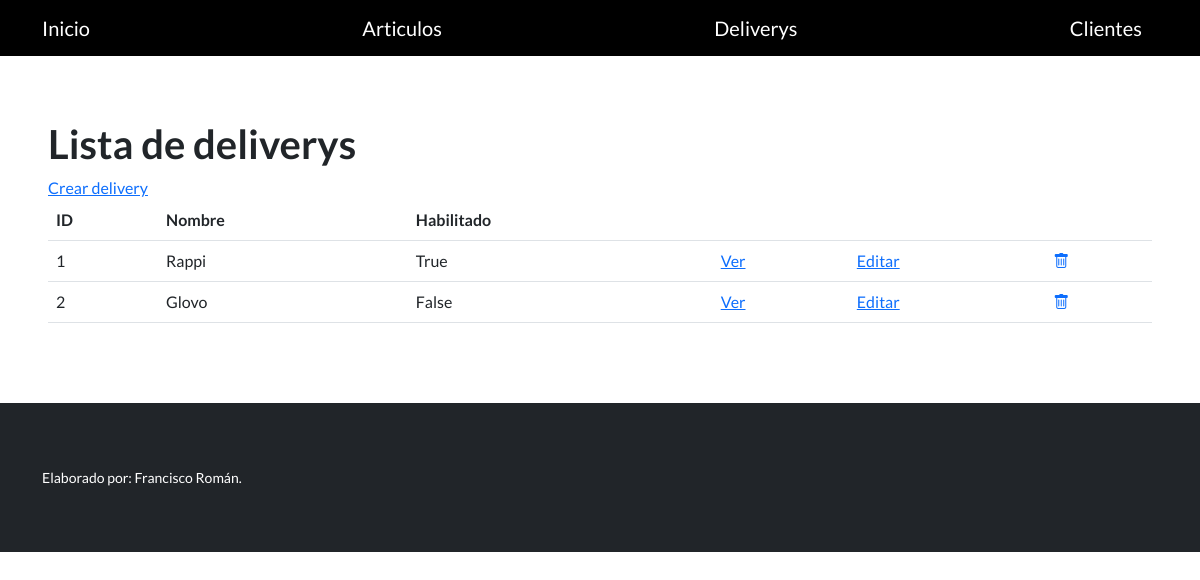
/appcontrol/delivery/, run on the app's committed database.
### App_control/models.py (models this page shows, shortened)
class delivery(models.Model):
    nombre = models.CharField(max_length=256)
    ubicacion = models.CharField(max_length=256)
    habilitado = models.BooleanField(default=False)

### App_control/views.py (the view)
# urls.py: path("delivery/", deliveryListView.as_view(), name="lista_delivery"),
class deliveryListView(ListView):
    model = delivery
    template_name = 'App_control/lista_delivery.html'

### App_control/templates/App_control/lista_delivery.html (shortened to what this page needs)
{% extends "base.html" %}
{% block contenido %}
<h1>Lista de deliverys</h1>
<a href="{% url 'crear_delivery' %}">Crear delivery</a>
<br>
<table class="table">
  <tbody>
    <tr>
      <th>ID</th>
      <th>Nombre</th>
      <th>Habilitado</th>
      <td></td>
      <td></td>
      <td></td>
    </tr>
    {% for delivery in object_list %}
    <tr>
      <td>{{ delivery.id }}</td>
      <td>{{ delivery.nombre }}</td>
      <td>{{ delivery.habilitado }}</td>
      <td>
        <a href="{% url 'ver_delivery' delivery.id %}">Ver</a>
      </td>
      <td>
        <a href="{% url 'editar_delivery' delivery.id %}">Editar</a>
      </td>
      <td>
        <a href="{% url 'eliminar_delivery' delivery.id %}">
          <i class="bi bi-trash"></i>
        </a>
      </td>
    </tr>
    {% endfor %}
  </tbody>
</table>
{% endblock contenido %}

### data on the page
delivery: id "1", nombre "Rappi", habilitado "True"
delivery: id "2", nombre "Glovo", habilitado "False"
